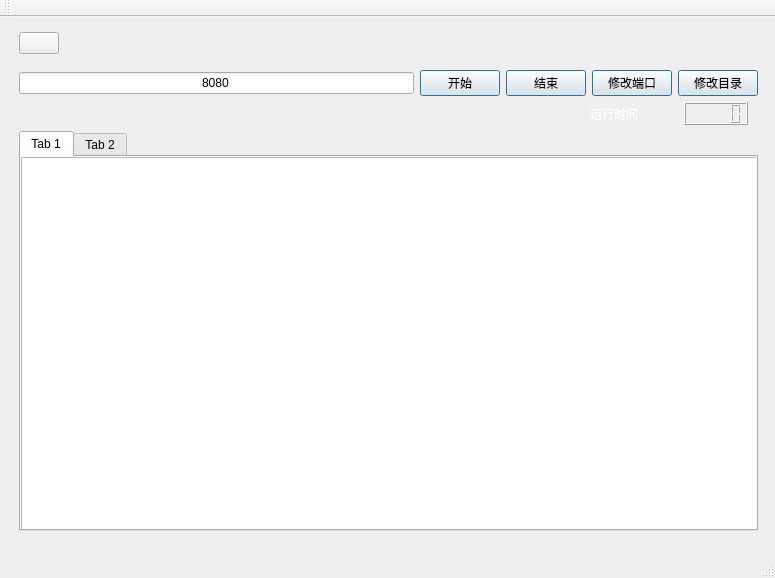
<?xml version="1.0" encoding="UTF-8"?>
<ui version="4.0">
 <class>MainWindow</class>
 <widget class="QMainWindow" name="MainWindow">
  <property name="geometry">
   <rect>
    <x>0</x>
    <y>0</y>
    <width>775</width>
    <height>578</height>
   </rect>
  </property>
  <property name="sizePolicy">
   <sizepolicy hsizetype="Fixed" vsizetype="Fixed">
    <horstretch>0</horstretch>
    <verstretch>0</verstretch>
   </sizepolicy>
  </property>
  <property name="windowTitle">
   <string>MainWindow</string>
  </property>
  <widget class="QWidget" name="centralWidget">
   <property name="sizePolicy">
    <sizepolicy hsizetype="Fixed" vsizetype="Fixed">
     <horstretch>0</horstretch>
     <verstretch>0</verstretch>
    </sizepolicy>
   </property>
   <widget class="QWidget" name="layoutWidget">
    <property name="geometry">
     <rect>
      <x>8</x>
      <y>4</y>
      <width>761</width>
      <height>521</height>
     </rect>
    </property>
    <layout class="QVBoxLayout" name="verticalLayout">
     <item>
      <layout class="QHBoxLayout" name="titleBar">
       <property name="bottomMargin">
        <number>10</number>
       </property>
       <item>
        <widget class="QPushButton" name="titleIcon">
         <property name="text">
          <string/>
         </property>
        </widget>
       </item>
       <item>
        <spacer name="horizontalSpacer_4">
         <property name="orientation">
          <enum>Qt::Horizontal</enum>
         </property>
         <property name="sizeHint" stdset="0">
          <size>
           <width>40</width>
           <height>20</height>
          </size>
         </property>
        </spacer>
       </item>
       <item>
        <widget class="QPushButton" name="mini_btn">
         <property name="sizePolicy">
          <sizepolicy hsizetype="Preferred" vsizetype="Fixed">
           <horstretch>0</horstretch>
           <verstretch>0</verstretch>
          </sizepolicy>
         </property>
         <property name="styleSheet">
          <string notr="true">QPushButton{border:none;}</string>
         </property>
         <property name="text">
          <string/>
         </property>
         <property name="icon">
          <iconset>
           <normaloff>images/mini_btn.jpg</normaloff>images/mini_btn.jpg</iconset>
         </property>
         <property name="default">
          <bool>true</bool>
         </property>
        </widget>
       </item>
       <item>
        <widget class="QPushButton" name="max_btn">
         <property name="sizePolicy">
          <sizepolicy hsizetype="Preferred" vsizetype="Fixed">
           <horstretch>0</horstretch>
           <verstretch>0</verstretch>
          </sizepolicy>
         </property>
         <property name="styleSheet">
          <string notr="true">QPushButton{border:none;}</string>
         </property>
         <property name="text">
          <string/>
         </property>
         <property name="icon">
          <iconset>
           <normaloff>images/max_btn.jpg</normaloff>images/max_btn.jpg</iconset>
         </property>
         <property name="default">
          <bool>true</bool>
         </property>
        </widget>
       </item>
       <item>
        <widget class="QPushButton" name="close_btn">
         <property name="sizePolicy">
          <sizepolicy hsizetype="Preferred" vsizetype="Fixed">
           <horstretch>0</horstretch>
           <verstretch>0</verstretch>
          </sizepolicy>
         </property>
         <property name="styleSheet">
          <string notr="true">QPushButton{border:none;}</string>
         </property>
         <property name="text">
          <string/>
         </property>
         <property name="icon">
          <iconset>
           <normaloff>images/close_btn.jpg</normaloff>images/close_btn.jpg</iconset>
         </property>
         <property name="default">
          <bool>true</bool>
         </property>
        </widget>
       </item>
      </layout>
     </item>
     <item>
      <layout class="QHBoxLayout" name="horizontalLayout_2">
       <item>
        <widget class="QLineEdit" name="lineEdit">
         <property name="styleSheet">
          <string notr="true"/>
         </property>
         <property name="text">
          <string>8080</string>
         </property>
         <property name="cursorPosition">
          <number>4</number>
         </property>
         <property name="alignment">
          <set>Qt::AlignCenter</set>
         </property>
        </widget>
       </item>
       <item>
        <widget class="QPushButton" name="start_btn">
         <property name="text">
          <string>开始</string>
         </property>
         <property name="default">
          <bool>true</bool>
         </property>
        </widget>
       </item>
       <item>
        <widget class="QPushButton" name="end_btn">
         <property name="enabled">
          <bool>true</bool>
         </property>
         <property name="text">
          <string>结束</string>
         </property>
         <property name="autoDefault">
          <bool>false</bool>
         </property>
         <property name="default">
          <bool>true</bool>
         </property>
         <property name="flat">
          <bool>false</bool>
         </property>
        </widget>
       </item>
       <item>
        <widget class="QPushButton" name="port_modify_btn">
         <property name="text">
          <string>修改端口</string>
         </property>
         <property name="autoDefault">
          <bool>false</bool>
         </property>
         <property name="default">
          <bool>true</bool>
         </property>
         <property name="flat">
          <bool>false</bool>
         </property>
        </widget>
       </item>
       <item>
        <widget class="QPushButton" name="config_btn">
         <property name="text">
          <string>修改目录</string>
         </property>
         <property name="default">
          <bool>true</bool>
         </property>
        </widget>
       </item>
      </layout>
     </item>
     <item>
      <layout class="QHBoxLayout" name="horizontalLayout_timer">
       <property name="sizeConstraint">
        <enum>QLayout::SetDefaultConstraint</enum>
       </property>
       <item>
        <spacer name="horizontalSpacer">
         <property name="orientation">
          <enum>Qt::Horizontal</enum>
         </property>
         <property name="sizeHint" stdset="0">
          <size>
           <width>10</width>
           <height>20</height>
          </size>
         </property>
        </spacer>
       </item>
       <item>
        <widget class="QLabel" name="highlightLabel">
         <property name="sizePolicy">
          <sizepolicy hsizetype="Preferred" vsizetype="Preferred">
           <horstretch>0</horstretch>
           <verstretch>0</verstretch>
          </sizepolicy>
         </property>
         <property name="styleSheet">
          <string notr="true">color:#ffffff</string>
         </property>
         <property name="text">
          <string>运行时间</string>
         </property>
        </widget>
       </item>
       <item>
        <spacer name="horizontalSpacer_3">
         <property name="orientation">
          <enum>Qt::Horizontal</enum>
         </property>
         <property name="sizeType">
          <enum>QSizePolicy::Fixed</enum>
         </property>
         <property name="sizeHint" stdset="0">
          <size>
           <width>40</width>
           <height>20</height>
          </size>
         </property>
        </spacer>
       </item>
       <item>
        <widget class="QLCDNumber" name="timer">
         <property name="inputMethodHints">
          <set>Qt::ImhNone</set>
         </property>
        </widget>
       </item>
       <item>
        <spacer name="horizontalSpacer_2">
         <property name="orientation">
          <enum>Qt::Horizontal</enum>
         </property>
         <property name="sizeType">
          <enum>QSizePolicy::Fixed</enum>
         </property>
         <property name="sizeHint" stdset="0">
          <size>
           <width>10</width>
           <height>20</height>
          </size>
         </property>
        </spacer>
       </item>
      </layout>
     </item>
     <item>
      <widget class="QTabWidget" name="tabWidget">
       <property name="sizePolicy">
        <sizepolicy hsizetype="Expanding" vsizetype="Expanding">
         <horstretch>0</horstretch>
         <verstretch>0</verstretch>
        </sizepolicy>
       </property>
       <property name="currentIndex">
        <number>0</number>
       </property>
       <widget class="QWidget" name="tab">
        <attribute name="title">
         <string>Tab 1</string>
        </attribute>
        <widget class="QTableView" name="tableView">
         <property name="geometry">
          <rect>
           <x>0</x>
           <y>0</y>
           <width>751</width>
           <height>411</height>
          </rect>
         </property>
         <attribute name="horizontalHeaderVisible">
          <bool>true</bool>
         </attribute>
        </widget>
       </widget>
       <widget class="QWidget" name="tab_2">
        <attribute name="title">
         <string>Tab 2</string>
        </attribute>
        <widget class="QListView" name="listView">
         <property name="geometry">
          <rect>
           <x>0</x>
           <y>0</y>
           <width>751</width>
           <height>411</height>
          </rect>
         </property>
        </widget>
       </widget>
      </widget>
     </item>
    </layout>
   </widget>
  </widget>
  <widget class="QMenuBar" name="menuBar">
   <property name="geometry">
    <rect>
     <x>0</x>
     <y>0</y>
     <width>775</width>
     <height>17</height>
    </rect>
   </property>
  </widget>
  <widget class="QToolBar" name="mainToolBar">
   <attribute name="toolBarArea">
    <enum>TopToolBarArea</enum>
   </attribute>
   <attribute name="toolBarBreak">
    <bool>false</bool>
   </attribute>
  </widget>
  <widget class="QStatusBar" name="statusBar"/>
 </widget>
 <layoutdefault spacing="6" margin="11"/>
 <resources/>
 <connections/>
</ui>
